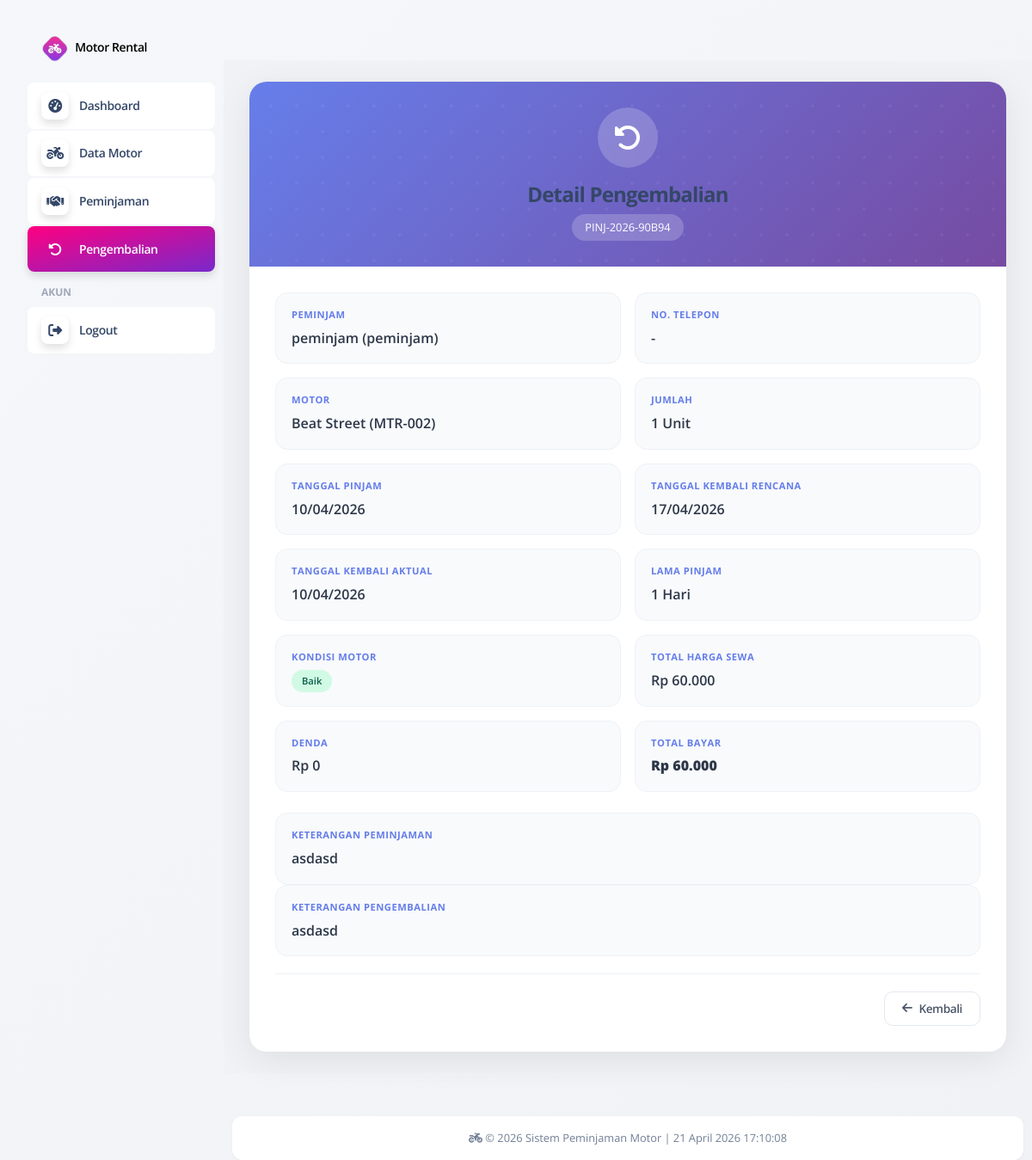
Page /backend/peminjaman/pages/pengembalian/detail.php?id=2 (signed in) on the committed database.
### tables this page shows
CREATE TABLE `peminjaman` (
  `id` int NOT NULL,
  `kode_peminjaman` varchar(20) NOT NULL,
  `slug` varchar(100) DEFAULT NULL,
  `user_id` int NOT NULL,
  `barang_id` int NOT NULL,
  `jumlah` int DEFAULT '1',
  `tgl_pinjam` date NOT NULL,
  `tgl_kembali_rencana` date NOT NULL,
  `tgl_kembali_aktual` date DEFAULT NULL,
  `lama_pinjam` int DEFAULT NULL,
  `status` enum('pending','disetujui','ditolak','dipinjam','selesai','terlambat') DEFAULT 'pending',
  `total_harga` decimal(15,2) DEFAULT NULL,
  `keterangan` text,
  `kondisi` enum('baik','rusak_ringan','rusak_berat') DEFAULT 'baik',
  `denda` decimal(15,2) DEFAULT '0.00',
  `keterangan_pengembalian` text,
  `tgl_pengembalian_input` timestamp NULL DEFAULT NULL,
  `created_at` timestamp NULL DEFAULT CURRENT_TIMESTAMP,
  `updated_at` timestamp NULL DEFAULT CURRENT_TIMESTAMP ON UPDATE CURRENT_TIMESTAMP
);

CREATE TABLE `users` (
  `id` int NOT NULL,
  `username` varchar(50) NOT NULL,
  `password` varchar(255) NOT NULL,
  `role` enum('admin','petugas','peminjam') NOT NULL,
  `nama_lengkap` varchar(100) DEFAULT NULL,
  `email` varchar(100) DEFAULT NULL,
  `no_telp` varchar(20) DEFAULT NULL,
  `alamat` text,
  `created_at` timestamp NULL DEFAULT CURRENT_TIMESTAMP
);

CREATE TABLE `barang` (
  `id` int NOT NULL,
  `kode_barang` varchar(20) NOT NULL,
  `slug` varchar(100) DEFAULT NULL,
  `kategori_id` int NOT NULL,
  `nama_barang` varchar(100) NOT NULL,
  `merk` varchar(50) DEFAULT NULL,
  `tahun` int DEFAULT NULL,
  `stok` int DEFAULT '1',
  `jumlah_tersedia` int DEFAULT '1',
  `jumlah` int DEFAULT '1',
  `status` enum('tersedia','dipinjam','rusak','hilang') DEFAULT 'tersedia',
  `harga_sewa_perhari` decimal(10,2) NOT NULL,
  `deskripsi` text,
  `created_at` timestamp NULL DEFAULT CURRENT_TIMESTAMP
);

### backend/peminjaman/pages/pengembalian/detail.php (the view, shortened to what this page needs)
<?php
include '../../partials/header.php';
include '../../partials/sidebar.php';
include '../../app.php';
$id = (int)$_GET['id'];
$q_detail = mysqli_query($connect, "SELECT p.*, u.username, u.nama_lengkap, u.no_telp, b.nama_barang, b.kode_barang, b.harga_sewa_perhari
    FROM peminjaman p
    LEFT JOIN users u ON p.user_id = u.id
    LEFT JOIN barang b ON p.barang_id = b.id
    WHERE p.id = $id AND p.status = 'selesai'");
$pengembalian = mysqli_fetch_object($q_detail);
$total_bayar = ($pengembalian->total_harga ?? 0) + ($pengembalian->denda ?? 0);
?>
<link rel="stylesheet" href="../motor/style.css">
<div id="main">
    <div class="detail-card">
        <div class="detail-header">
            <div class="motor-icon"><i class="fas fa-undo-alt"></i></div>
            <h2>Detail Pengembalian</h2>
            <div class="kode-badge"><?= htmlspecialchars($pengembalian->kode_peminjaman) ?></div>
        </div>
        <div class="detail-body">
            <div class="info-grid">
                <div class="info-item"><div class="info-label">Peminjam</div><div class="info-value"><?= htmlspecialchars($pengembalian->username) ?> (<?= htmlspecialchars($pengembalian->nama_lengkap) ?>)</div></div>
                <div class="info-item"><div class="info-label">No. Telepon</div><div class="info-value"><?= htmlspecialchars($pengembalian->no_telp ?? '-') ?></div></div>
                <div class="info-item"><div class="info-label">Motor</div><div class="info-value"><?= htmlspecialchars($pengembalian->nama_barang) ?> (<?= htmlspecialchars($pengembalian->kode_barang) ?>)</div></div>
                <div class="info-item"><div class="info-label">Jumlah</div><div class="info-value"><?= $pengembalian->jumlah ?> Unit</div></div>
                <div class="info-item"><div class="info-label">Tanggal Pinjam</div><div class="info-value"><?= date('d/m/Y', strtotime($pengembalian->tgl_pinjam)) ?></div></div>
                <div class="info-item"><div class="info-label">Tanggal Kembali Rencana</div><div class="info-value"><?= date('d/m/Y', strtotime($pengembalian->tgl_kembali_rencana)) ?></div></div>
                <div class="info-item"><div class="info-label">Tanggal Kembali Aktual</div><div class="info-value"><?= date('d/m/Y', strtotime($pengembalian->tgl_kembali_aktual)) ?></div></div>
                <div class="info-item"><div class="info-label">Lama Pinjam</div><div class="info-value"><?= $pengembalian->lama_pinjam ?> Hari</div></div>
                <div class="info-item"><div class="info-label">Kondisi Motor</div><div class="info-value"><span class="kondisi-badge kondisi-<?= str_replace('_', '-', $pengembalian->kondisi) ?>"><?= str_replace('_', ' ', ucfirst($pengembalian->kondisi)) ?></span></div></div>
                <div class="info-item"><div class="info-label">Total Harga Sewa</div><div class="info-value">Rp <?= number_format($pengembalian->total_harga ?? 0, 0, ',', '.') ?></div></div>
                <div class="info-item"><div class="info-label">Denda</div><div class="info-value">Rp <?= number_format($pengembalian->denda ?? 0, 0, ',', '.') ?></div></div>
                <div class="info-item"><div class="info-label">Total Bayar</div><div class="info-value"><strong class="text-success">Rp <?= number_format($total_bayar, 0, ',', '.') ?></strong></div></div>
            </div>
            <?php if($pengembalian->keterangan): ?>
            <div class="info-item"><div class="info-label">Keterangan Peminjaman</div><div class="info-value"><?= nl2br(htmlspecialchars($pengembalian->keterangan)) ?></div></div>
            <?php endif; ?>
            <?php if($pengembalian->keterangan_pengembalian): ?>
            <div class="info-item"><div class="info-label">Keterangan Pengembalian</div><div class="info-value"><?= nl2br(htmlspecialchars($pengembalian->keterangan_pengembalian)) ?></div></div>
            <?php endif; ?>
            <div class="detail-footer">
                <a href="index.php" class="btn btn-outline-secondary"><i class="fas fa-arrow-left"></i> Kembali</a>
            </div>
        </div>
    </div>
</div>
<?php include '../../partials/footer.php'; include '../../partials/script.php'; ?>

### backend/peminjaman/pages/motor/style.css (style rules this page uses)
* { margin: 0; padding: 0; box-sizing: border-box; }
body { background: linear-gradient(135deg, #f5f7fa 0%, #f0f2f5 100%); font-family: 'Inter', 'Segoe UI', sans-serif; overflow-x: hidden; }
#main { margin-left: 260px; margin-top: 70px; padding: 25px 30px; width: calc(100% - 260px); min-height: calc(100vh - 70px); transition: all 0.3s ease; background: #f0f2f5; }
.detail-card { background: white; border-radius: 20px; box-shadow: 0 10px 40px rgba(0, 0, 0, 0.08); overflow: hidden; }
.detail-header { background: linear-gradient(135deg, #667eea 0%, #764ba2 100%); padding: 30px; text-align: center; color: white; position: relative; overflow: hidden; }
.detail-header::before { content: ''; position: absolute; top: -50%; right: -50%; width: 200%; height: 200%; background: radial-gradient(circle, rgba(255,255,255,0.1) 2px, transparent 2px); background-size: 30px 30px; opacity: 0.5; }
.detail-header .motor-icon { width: 70px; height: 70px; background: rgba(255, 255, 255, 0.2); border-radius: 50%; display: inline-flex; align-items: center; justify-content: center; margin-bottom: 15px; backdrop-filter: blur(5px); }
.detail-header .motor-icon i { font-size: 32px; }
.detail-header h2 { font-size: 1.5rem; margin-bottom: 8px; font-weight: 700; }
.detail-header .kode-badge { display: inline-block; background: rgba(255, 255, 255, 0.2); padding: 5px 15px; border-radius: 30px; font-size: 0.8rem; backdrop-filter: blur(5px); }
.detail-body { padding: 30px; }
.info-grid { display: grid; grid-template-columns: repeat(2, 1fr); gap: 16px; margin-bottom: 24px; }
.info-item { background: #f8fafc; border-radius: 14px; padding: 16px 18px; transition: all 0.2s ease; border: 1px solid #eef2f6; }
.info-label { font-size: 0.7rem; text-transform: uppercase; color: #667eea; font-weight: 700; margin-bottom: 6px; letter-spacing: 0.5px; }
.info-value { font-size: 1rem; font-weight: 600; color: #2d3748; }
.detail-footer { display: flex; justify-content: flex-end; gap: 12px; margin-top: 20px; padding-top: 20px; border-top: 1px solid #eef2f6; }
.btn { border-radius: 10px !important; padding: 8px 20px !important; font-size: 0.85rem !important; font-weight: 600 !important; transition: all 0.2s ease !important; border: none !important; display: inline-flex; align-items: center; gap: 8px; }
.btn-outline-secondary { background: white !important; border: 1.5px solid #e2e8f0 !important; color: #4a5568 !important; }
.card-modern, .detail-card, .form-card { animation: fadeInUp 0.4s ease-out; }

### backend/peminjaman/pages/pengembalian/detail.php (style rules this page uses)
.info-grid { display: grid; grid-template-columns: repeat(2, 1fr); gap: 16px; margin-bottom: 24px; }
.kondisi-badge { padding: 4px 12px; border-radius: 20px; font-size: 0.7rem; font-weight: 600; display: inline-block; }
.kondisi-baik { background: #d1fae5; color: #065f46; }

### rows in the picture
peminjaman: kode_peminjaman "PINJ-2026-90B94", user.username "peminjam", user.nama_lengkap "peminjam", user.no_telp "-", barang.nama_barang "Beat Street", barang.kode_barang "MTR-002", jumlah "1", tgl_pinjam "10/04/2026", tgl_kembali_rencana "17/04/2026", tgl_kembali_aktual "10/04/2026", lama_pinjam "1", kondisi "Baik", total_harga "60.000", denda "0", total_bayar "60.000", keterangan "asdasd", keterangan_pengembalian "asdasd"
